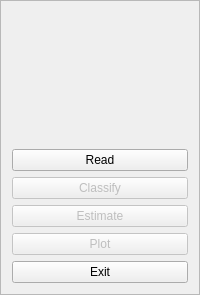
     <widget class="QFrame" name="frame_buttons">
      <property name="sizePolicy">
       <sizepolicy hsizetype="Fixed" vsizetype="Preferred">
        <horstretch>0</horstretch>
        <verstretch>0</verstretch>
       </sizepolicy>
      </property>
      <property name="minimumSize">
       <size>
        <width>200</width>
        <height>0</height>
       </size>
      </property>
      <property name="frameShape">
       <enum>QFrame::StyledPanel</enum>
      </property>
      <property name="frameShadow">
       <enum>QFrame::Raised</enum>
      </property>
      <layout class="QVBoxLayout" name="verticalLayout">
       <item>
        <spacer name="verticalSpacer">
         <property name="orientation">
          <enum>Qt::Vertical</enum>
         </property>
         <property name="sizeType">
          <enum>QSizePolicy::Fixed</enum>
         </property>
         <property name="sizeHint" stdset="0">
          <size>
           <width>20</width>
           <height>137</height>
          </size>
         </property>
        </spacer>
       </item>
       <item>
        <widget class="QPushButton" name="read">
         <property name="sizePolicy">
          <sizepolicy hsizetype="Minimum" vsizetype="Expanding">
           <horstretch>0</horstretch>
           <verstretch>0</verstretch>
          </sizepolicy>
         </property>
         <property name="text">
          <string>Read</string>
         </property>
        </widget>
       </item>
       <item>
        <widget class="QPushButton" name="classify">
         <property name="enabled">
          <bool>false</bool>
         </property>
         <property name="sizePolicy">
          <sizepolicy hsizetype="Minimum" vsizetype="Expanding">
           <horstretch>0</horstretch>
           <verstretch>0</verstretch>
          </sizepolicy>
         </property>
         <property name="text">
          <string>Classify</string>
         </property>
        </widget>
       </item>
       <item>
        <widget class="QPushButton" name="estimate">
         <property name="enabled">
          <bool>false</bool>
         </property>
         <property name="sizePolicy">
          <sizepolicy hsizetype="Minimum" vsizetype="Expanding">
           <horstretch>0</horstretch>
           <verstretch>0</verstretch>
          </sizepolicy>
         </property>
         <property name="text">
          <string>Estimate</string>
         </property>
        </widget>
       </item>
       <item>
        <widget class="QPushButton" name="plot">
         <property name="enabled">
          <bool>false</bool>
         </property>
         <property name="sizePolicy">
          <sizepolicy hsizetype="Minimum" vsizetype="Expanding">
           <horstretch>0</horstretch>
           <verstretch>0</verstretch>
          </sizepolicy>
         </property>
         <property name="text">
          <string>Plot</string>
         </property>
        </widget>
       </item>
       <item>
        <widget class="QPushButton" name="exit">
         <property name="sizePolicy">
          <sizepolicy hsizetype="Minimum" vsizetype="Expanding">
           <horstretch>0</horstretch>
           <verstretch>0</verstretch>
          </sizepolicy>
         </property>
         <property name="text">
          <string>Exit</string>
         </property>
        </widget>
       </item>
      </layout>
     </widget>
